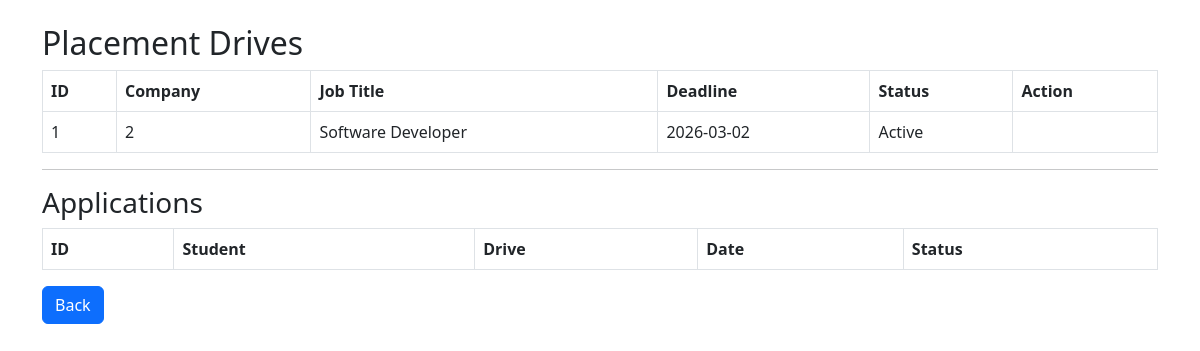
/admin/drives (signed in), run on an earlier commit of the app's database.
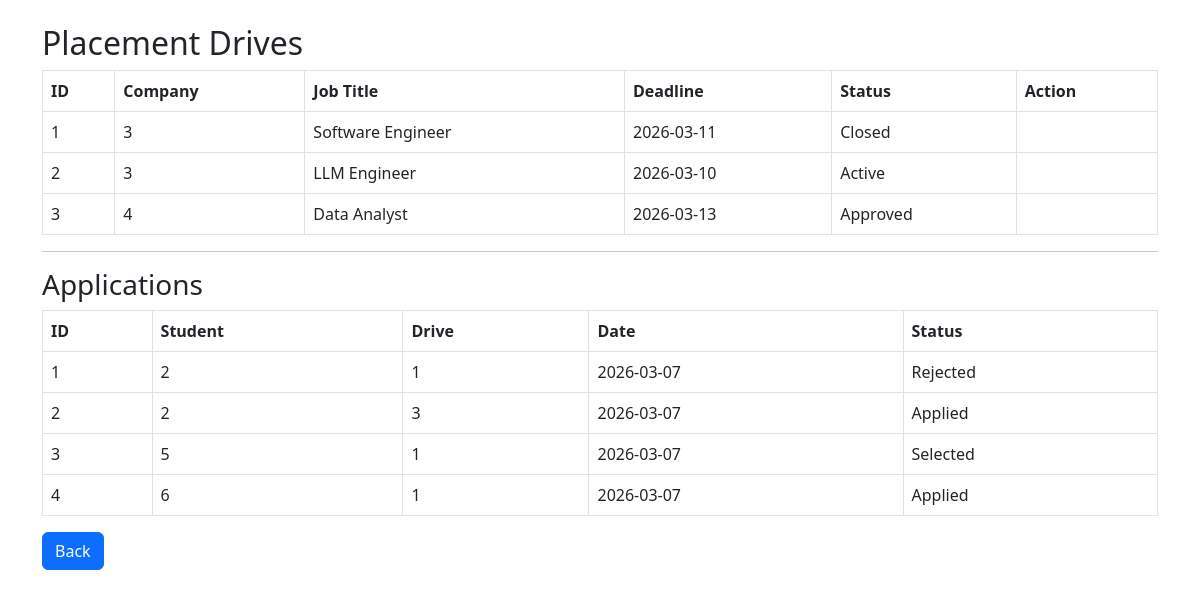
And on a later commit of the database.
### models.py (models this page shows)
class Drive(db.Model):
    id = db.Column(db.Integer, primary_key=True)
    company_id = db.Column(
        db.Integer,
        db.ForeignKey('company.id')
    )
    title = db.Column(db.String(100))
    description = db.Column(db.Text)
    eligibility = db.Column(db.String(200))
    deadline = db.Column(db.Date)
    approved = db.Column(db.Boolean, default=False)
    status = db.Column(db.String(20), default="Pending")
    applications = db.relationship('Application', backref='drive', lazy=True)

class Application(db.Model):
    id = db.Column(db.Integer, primary_key=True)
    student_id = db.Column(
        db.Integer,
        db.ForeignKey('student.id')
    )
    drive_id = db.Column(
        db.Integer,
        db.ForeignKey('drive.id')
    )
    status = db.Column(
        db.String(20),
        default="Applied"
    )
    application_date = db.Column(
        db.Date,
        default=date.today
    )
    __table_args__ = (
        db.UniqueConstraint('student_id', 'drive_id'),
    )

### routes.py (the view)
@routes.route("/admin/drives")
@login_required
def admin_drives():
    if current_user.role != "admin":
        return "Unauthorized"
    drives = Drive.query.all()
    applications = Application.query.all()
    return render_template(
        "admin_drives.html",
        drives=drives,
        applications=applications
    )

### app.py (called while the page is built)
@login_manager.user_loader
def load_user(user_id):
    return User.query.get(int(user_id))

### templates/admin_drives.html (shortened to what this page needs)
<!DOCTYPE html>
<html>
<head>
<link href="https://cdn.jsdelivr.net/npm/bootstrap@5.3.0/dist/css/bootstrap.min.css" rel="stylesheet">
</head>
<body class="container mt-4">
<h2>Placement Drives</h2>
<table class="table table-bordered">
<tr>
<th>ID</th>
<th>Company</th>
<th>Job Title</th>
<th>Deadline</th>
<th>Status</th>
<th>Action</th>
</tr>
{% for d in drives %}
<tr>
<td>{{ d.id }}</td>
<td>{{ d.company_id }}</td>
<td>{{ d.title }}</td>
<td>{{ d.deadline }}</td>
<td>{{ d.status }}</td>
<td>
</td>
</tr>
{% endfor %}
</table>
<hr>
<h3>Applications</h3>
<table class="table table-bordered">
<tr>
<th>ID</th>
<th>Student</th>
<th>Drive</th>
<th>Date</th>
<th>Status</th>
</tr>
{% for a in applications %}
<tr>
<td>{{ a.id }}</td>
<td>{{ a.student_id }}</td>
<td>{{ a.drive_id }}</td>
<td>{{ a.application_date }}</td>
<td>{{ a.status }}</td>
</tr>
{% endfor %}
</table>
<a href="/admin/dashboard" class="btn btn-primary">Back</a>
</body>
</html>

What changed in the data, as far as the page shows it:
changed Drive id 1: company_id "2" → "3"; title "Software Developer" → "Software Engineer"; deadline "2026-03-02" → "2026-03-11"; status "Active" → "Closed"
added Drive: id "2", company_id "3", title "LLM Engineer", deadline "2026-03-10", status "Active"
added Drive: id "3", company_id "4", title "Data Analyst", deadline "2026-03-13", status "Approved"
added Application: id "1", student_id "2", drive_id "1", application_date "2026-03-07", status "Rejected"
added Application: id "2", student_id "2", drive_id "3", application_date "2026-03-07", status "Applied"
added Application: id "3", student_id "5", drive_id "1", application_date "2026-03-07", status "Selected"
added Application: id "4", student_id "6", drive_id "1", application_date "2026-03-07", status "Applied"
